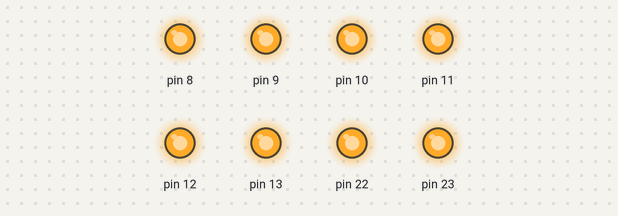
Simulated run of this sketch. Board: Arduino Uno, built with avr-gcc and run on an emulated ATmega328P. Parts: output pins drawn as LEDs (lit = HIGH).

Above: at 0.5 s.
At 2.45 s:
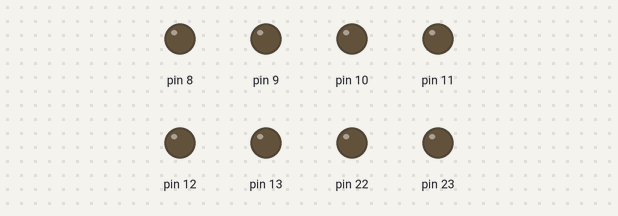
Timing chart, 0 to 3.0 s (numbered marks = the images above):
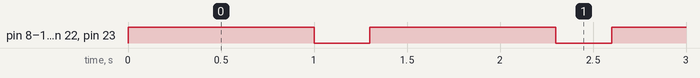

The sketch:

Exp_2__Obs_2.ino
```cpp
#include <avr/io.h>
#include <util/delay.h>
int main (void)
{
  DDRB = 0xFF;

  while (1)
  {
  PORTB = 0xFF;
  _delay_ms(1000);
  PORTB = 0x00;
  _delay_ms(300);
  }
}
```

Measured:
- by itself, pin 8–13, pin 22, pin 23: alternates HIGH for 1.0 s and LOW for 0.30 s
